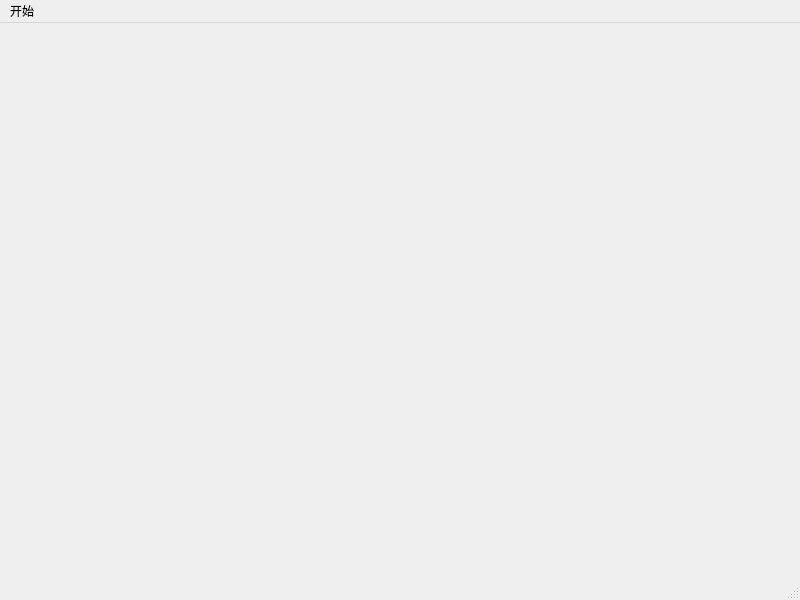
<?xml version="1.0" encoding="UTF-8"?>
<ui version="4.0">
 <class>Doubleend</class>
 <widget class="QMainWindow" name="Doubleend">
  <property name="geometry">
   <rect>
    <x>0</x>
    <y>0</y>
    <width>800</width>
    <height>600</height>
   </rect>
  </property>
  <property name="windowTitle">
   <string>MainWindow</string>
  </property>
  <widget class="QWidget" name="centralwidget"/>
  <widget class="QMenuBar" name="menubar">
   <property name="geometry">
    <rect>
     <x>0</x>
     <y>0</y>
     <width>800</width>
     <height>26</height>
    </rect>
   </property>
   <widget class="QMenu" name="menu">
    <property name="title">
     <string>开始</string>
    </property>
    <addaction name="quit"/>
    <addaction name="return_2"/>
   </widget>
   <addaction name="menu"/>
  </widget>
  <widget class="QStatusBar" name="statusbar"/>
  <action name="quit">
   <property name="text">
    <string>退出</string>
   </property>
  </action>
  <action name="return_2">
   <property name="text">
    <string>返回</string>
   </property>
  </action>
 </widget>
 <resources/>
 <connections/>
</ui>
